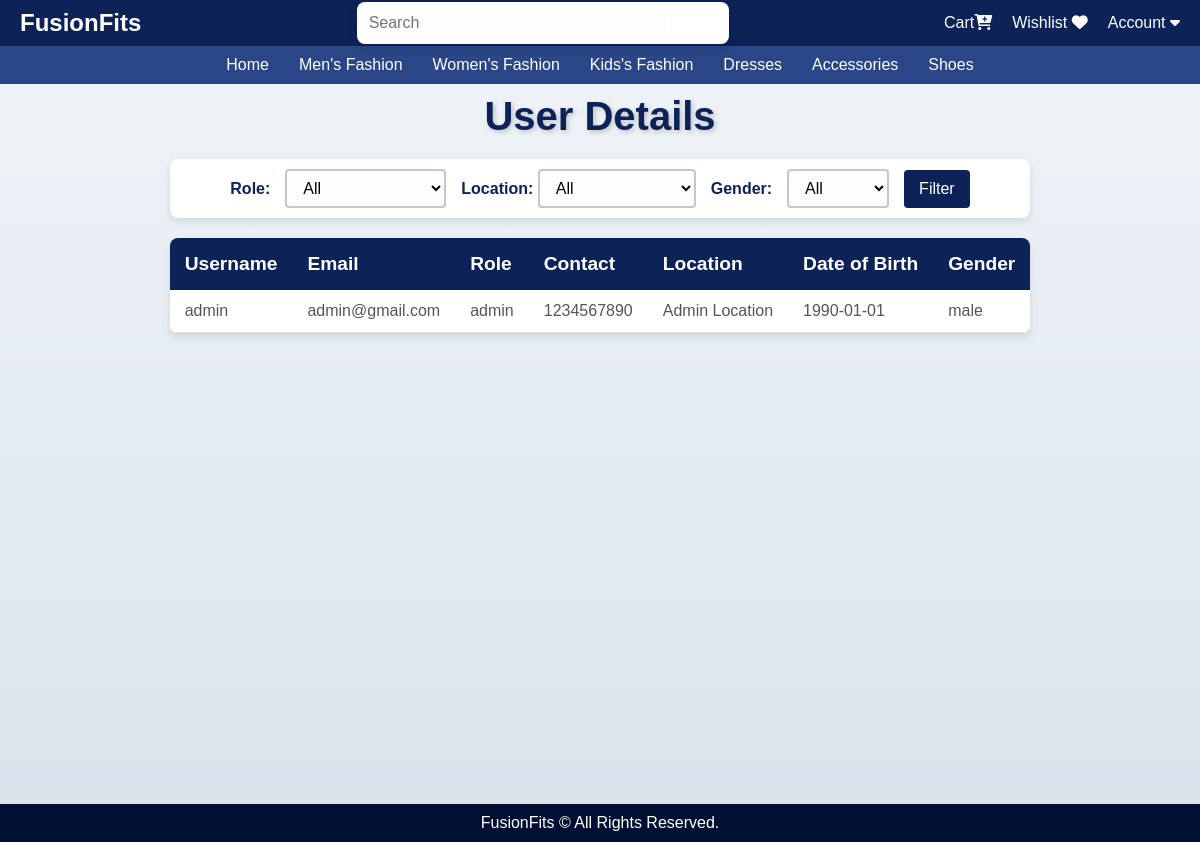
Before: /admin/user_details (signed in) with the older database file.
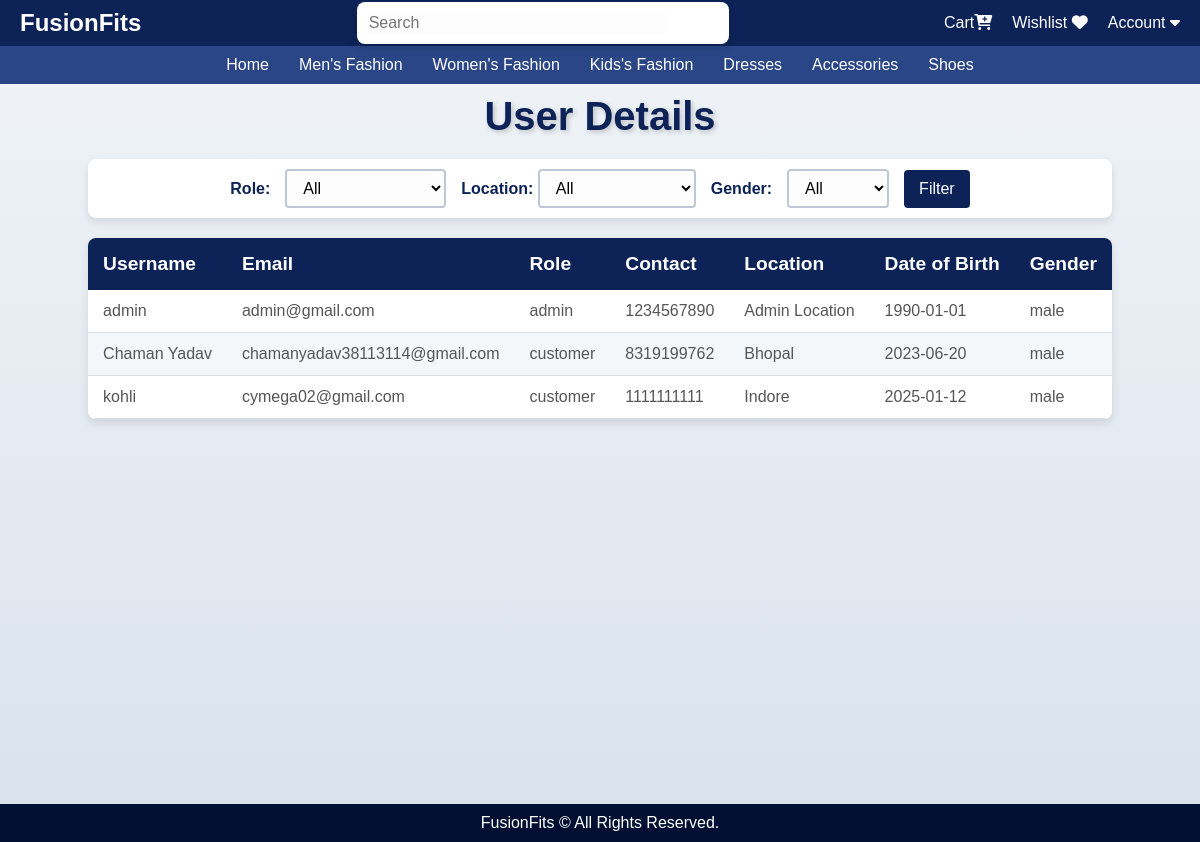
After: the same page with the newer database file.
### app/models.py (models this page shows, shortened)
class User(UserMixin, db.Model):
    id = db.Column(db.Integer, primary_key=True)
    username = db.Column(db.String(50), nullable=False)
    email = db.Column(db.String(100), unique=True, nullable=False)
    password = db.Column(db.String(255), nullable=False)
    role = db.Column(db.String(20), nullable=False)
    contact = db.Column(db.String(20), nullable=False)
    location = db.Column(db.String(100), nullable=False)
    dob = db.Column(db.Date, nullable=False)
    gender = db.Column(db.String(10), nullable=False)
    reset_token = db.Column(db.String(128), nullable=True)

### app/admin.py (the view)
@admin.route('/admin/user_details', methods=['GET', 'POST'])
def user_details():
    if session.get('role') != 'admin':
        flash('Unauthorized access!', 'danger')
        return redirect(url_for('auth.login'))
    role_filter = request.args.get('role')
    location_filter = request.args.get('location')
    gender_filter = request.args.get('gender')
    query = User.query
    if role_filter:
        query = query.filter_by(role=role_filter)
    if location_filter:
        query = query.filter(User.location.ilike(f"%{location_filter}%"))
    if gender_filter:
        query = query.filter_by(gender=gender_filter)
    users = query.all()
    return render_template('user_details.html', users=users, role_filter=role_filter, location_filter=location_filter, gender_filter=gender_filter)

### app/templates/user_details.html (shortened to what this page needs)
<!DOCTYPE html>
<html lang="en">
<head>
    <link rel="stylesheet" href="{{ url_for('static', filename='user.css') }}">
</head>
<body>
    {% extends "home.html" %}
    {% block content %}
    <div class="container">
    <h1>User Details</h1>
    <form method="GET" action="{{ url_for('admin.user_details') }}">
        <label for="role">Role:</label>
        <select name="role" id="role">
            <option value="">All</option>
        </select>
<div class="form-group">
  <label for="location">Location:</label>
  <select name="location" id="location" class="form-control">
      <option value="">All</option>
  </select>
</div>
        <label for="gender">Gender:</label>
        <select name="gender" id="gender">
            <option value="">All</option>
        </select>
        <button type="submit">Filter</button>
    </form>
    <table>
        <thead>
            <tr>
                <th>Username</th>
                <th>Email</th>
                <th>Role</th>
                <th>Contact</th>
                <th>Location</th>
                <th>Date of Birth</th>
                <th>Gender</th>
            </tr>
        </thead>
        <tbody>
            {% for user in users %}
                <tr>
                    <td>{{ user.username }}</td>
                    <td>{{ user.email }}</td>
                    <td>{{ user.role }}</td>
                    <td>{{ user.contact }}</td>
                    <td>{{ user.location }}</td>
                    <td>{{ user.dob }}</td>
                    <td>{{ user.gender }}</td>
                </tr>
            {% endfor %}
        </tbody>
    </table>
</div>
    {% endblock %}

Changed rows visible on the page:
added User: username "Chaman Yadav", email "chamanyadav38113114@gmail.com", role "customer", contact "8319199762", location "Bhopal", dob "2023-06-20", gender "male"
added User: username "kohli", email "cymega02@gmail.com", role "customer", contact "1111111111", location "Indore", dob "2025-01-12", gender "male"
